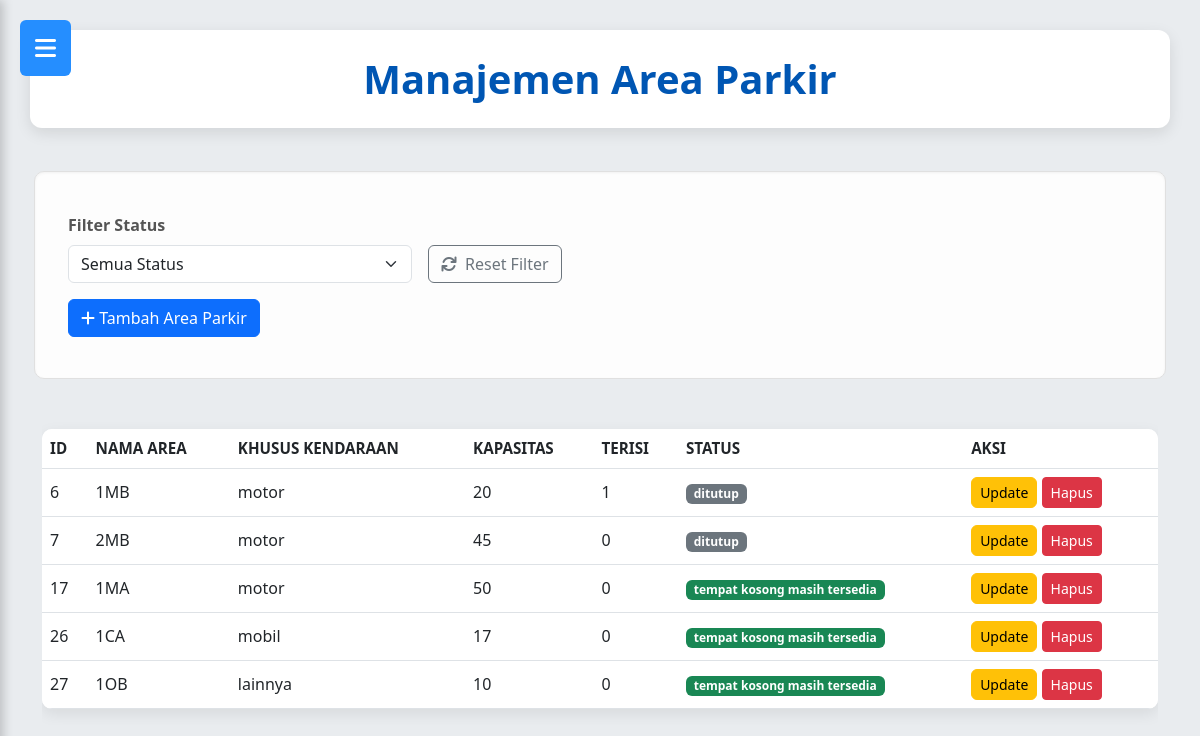
/area_parkir.php (signed in), run on an earlier commit of the app's database.
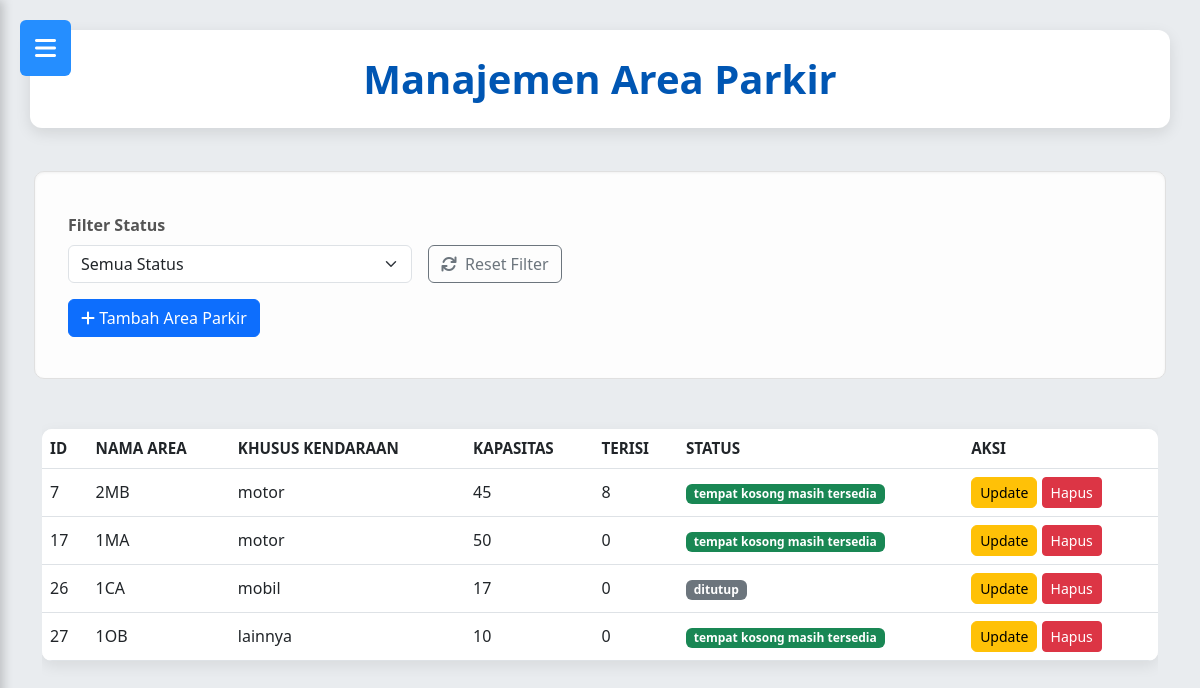
And on a later commit of the database.
### tables this page shows
CREATE TABLE `tb_area_parkir` (
  `id_area` int(11) NOT NULL,
  `nama_area` varchar(50) NOT NULL,
  `tipe_kendaraan` enum('motor','mobil','lainnya') NOT NULL,
  `kapasitas` int(5) NOT NULL,
  `terisi` int(5) NOT NULL,
  `status_area_parkir` enum('penuh','tempat kosong masih tersedia','ditutup') NOT NULL
);

### area_parkir.php (the view, shortened to what this page needs)
<?php
include 'koneksi_parkir.php';
    $where = '';
    $area = $conn->query("
    SELECT *,
    CASE
    WHEN terisi >= kapasitas THEN 'penuh'
    WHEN status_area_parkir = 'ditutup' THEN 'ditutup'
    ELSE 'tempat kosong masih tersedia'
    END AS status_final
    FROM tb_area_parkir
    $where
    ");
?>
<!DOCTYPE html>
<html lang="id">
    <head>
        <link rel="stylesheet" href="desain_parkir.css">
        <link href="https://cdn.jsdelivr.net/npm/bootstrap@5.3.0/dist/css/bootstrap.min.css" rel="stylesheet">
        <link href="https://cdnjs.cloudflare.com/ajax/libs/font-awesome/6.4.2/css/all.min.css" rel="stylesheet">
        <link href="https://cdnjs.cloudflare.com/ajax/libs/font-awesome/6.4.0/css/all.min.css" rel="stylesheet">
        <link rel="stylesheet" href="https://cdnjs.cloudflare.com/ajax/libs/font-awesome/6.0.0-beta3/css/all.min.css">
        <link href="https://cdn.jsdelivr.net/npm/bootstrap@5.3.0/dist/css/bootstrap.min.css" rel="stylesheet">
        <link rel="stylesheet" href="https://cdnjs.cloudflare.com/ajax/libs/font-awesome/6.0.0-beta3/css/all.min.css">
    </head>
    <body>
        <div class="wrapper">
        <?php include 'sidebar_parkiran.php'; ?>
        <main class="main-content">
     <header class="main-header"><h2>Manajemen Area Parkir</h2></header>
        <div class="row">
                <div class="p-4">
         <div class="card-body">
            <form method="GET" class="row g-3">
                <div class="col-md-4">
                    <label class="form-label">Filter Status</label>
                    <select name="status" class="form-select" onchange="this.form.submit()">
                        <option value="">Semua Status</option>
                    </select>
                </div>
                <div class="col-md-4 d-flex align-items-end">
                    <a href="area_parkir.php" class="btn btn-outline-secondary"><i class="fas fa-refresh me-2"></i>Reset Filter</a>
                </div>
            <div class="d-flex justify-content-between align-items-center mb-3">
                <button type="button" class="btn btn-primary" data-bs-toggle="modal" data-bs-target="#modalTambah"><i class="fas fa-plus"></i> Tambah Area Parkir</button>
            </div>
        </form>
    </div>
        <div class="card-body">
            <div class="table-responsive">
                <table class="table table-hover align-middle">
                    <thead>
                        <tr>
                            <th>ID</th>
                            <th>Nama Area</th>
                            <th>Khusus Kendaraan</th>
                            <th>Kapasitas</th>
                            <th>Terisi</th>
                            <th>Status</th>
                            <th>Aksi</th>
                        </tr>
                    </thead>
                    <tbody>
                    <?php
                    $area->data_seek(0);
                    while ($row = $area->fetch_assoc()):
                        $status_badge =
                        $row['status_final'] == 'penuh' ? 'danger' :
                        ($row['status_final'] == 'ditutup' ? 'secondary' : 'success');
                    ?>
                    <tr>
                        <td><?= $row['id_area'] ?></td>
                        <td><?= $row['nama_area'] ?></td>
                        <td><?= $row['tipe_kendaraan'] ?></td>
                        <td><?= $row['kapasitas'] ?></td>
                        <td><?= $row['terisi'] ?></td>
                        <td><span class="badge bg-<?= $status_badge ?>"><?= $row['status_final'] ?></span></td>
                        <td><button class="btn btn-sm btn-warning"data-bs-toggle="modal"data-bs-target="#edit<?= $row['id_area'] ?>">Update</button>
                        <a href="area_parkir.php?hapus=<?= $row['id_area'] ?>"class="btn btn-sm btn-danger"onclick="return confirm('Yakin hapus area ini?')">Hapus</a>
                        </td>
                    </tr>
        </div>
    </div>
</div>
            <?php endwhile; ?>
</body>
</html>

What changed in the data, as far as the page shows it:
removed tb_area_parkir: id_area "6", nama_area "1MB", tipe_kendaraan "motor", kapasitas "20", terisi "1", status_final "ditutup"
changed tb_area_parkir "2MB": terisi "0" → "8"; status_final "ditutup" → "tempat kosong masih tersedia"
changed tb_area_parkir "1CA": status_final "tempat kosong masih tersedia" → "ditutup"
